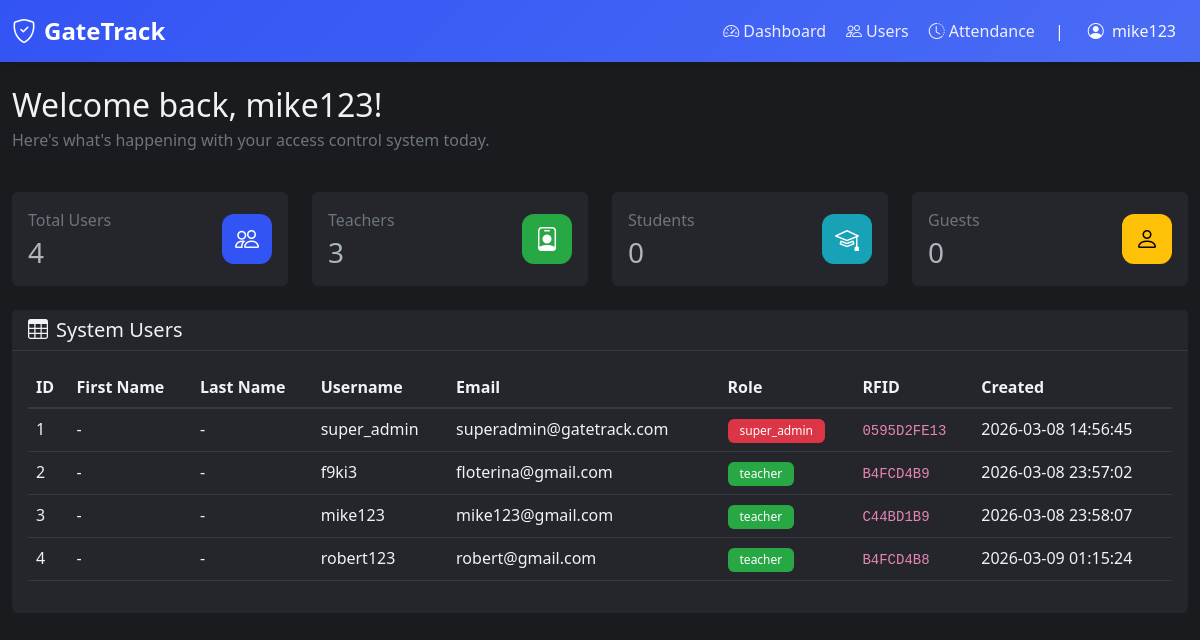
/dashboard (signed in), run on an earlier commit of the app's database.
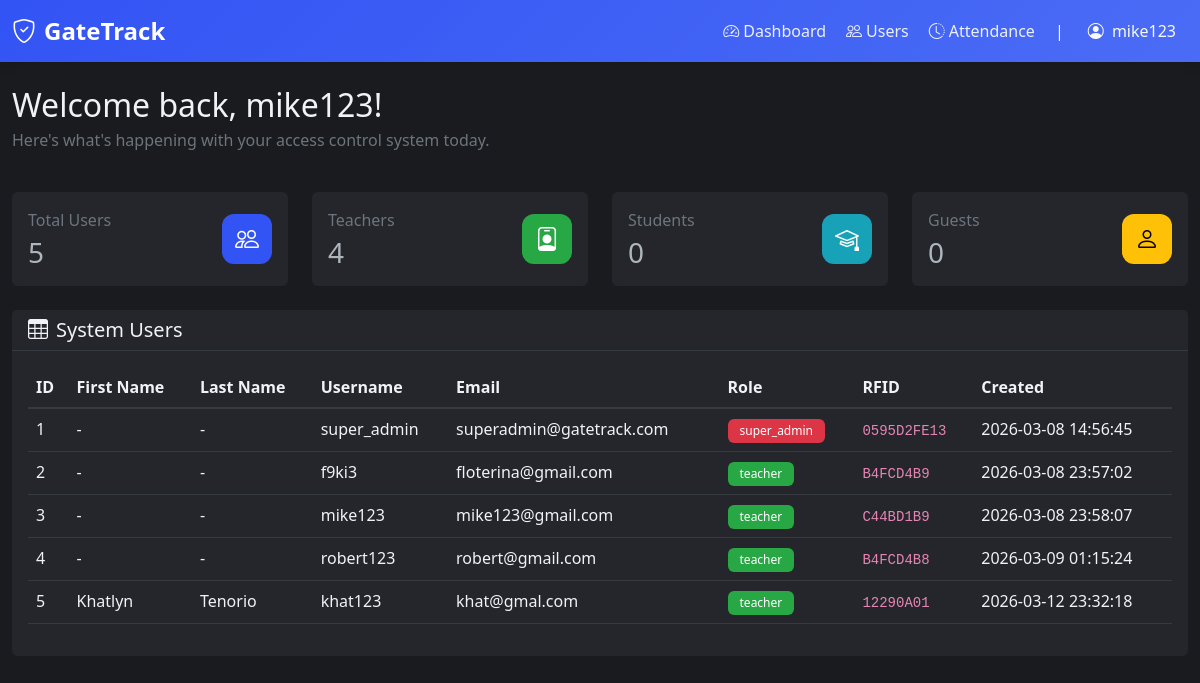
And on a later commit of the database.
### tables this page shows
CREATE TABLE "users" (id INTEGER NOT NULL, username VARCHAR(80), email VARCHAR(120) NOT NULL, password VARCHAR(200), contact VARCHAR(20), gender VARCHAR(10), role VARCHAR(20) NOT NULL, created_at DATETIME, rfid TEXT, first_name VARCHAR(50), last_name VARCHAR(50), PRIMARY KEY (id), UNIQUE (email));

### app.py (the view)
@app.route('/dashboard')
@login_required
def dashboard():
    user_count = get_user_count_by_role()
    teacher_count = get_user_count_by_role('teacher')
    student_count = get_user_count_by_role('student')
    guest_count = get_user_count_by_role('guest')
    users = get_all_users()
    return render_template(
        'dashboard.html',
        user_count=user_count,
        teacher_count=teacher_count,
        student_count=student_count,
        guest_count=guest_count,
        users=users
    )

### app.py (called while the page is built)
def get_connection():
    conn = sqlite3.connect(DB_PATH)
    conn.row_factory = sqlite3.Row
    return conn

def get_all_users():
    conn = get_connection()
    cursor = conn.cursor()
    cursor.execute('SELECT * FROM users ORDER BY id')
    users = cursor.fetchall()
    conn.close()
    return users

def get_user_count_by_role(role=None):
    conn = get_connection()
    cursor = conn.cursor()
    if role:
        cursor.execute('SELECT COUNT(*) FROM users WHERE role = ?', (role,))
    else:
        cursor.execute('SELECT COUNT(*) FROM users')
    count = cursor.fetchone()[0]
    conn.close()
    return count

def login_required(f):
    @wraps(f)
    def decorated_function(*args, **kwargs):
        if 'user_id' not in session:
            flash('Please log in to access this page.', 'error')
            return redirect(url_for('login'))
        return f(*args, **kwargs)
    return decorated_function

### templates/dashboard.html (shortened to what this page needs)
{% extends "nav.html" %} {% block title %}Dashboard - GateTrack{% endblock %}  {% block content %}
<div class="row mb-4">
  <div class="col-12">
    <h2 class="mb-1">
      Welcome back, {{ session.get('username') or session.get('email') }}!
    </h2>
    <p class="text-secondary">
      Here's what's happening with your access control system today.
    </p>
  </div>
</div>
<div class="row mb-4">
  <div class="col-6 col-md-3">
    <div class="card stats-card">
      <div class="card-body">
        <div class="d-flex justify-content-between align-items-center">
          <div>
            <p class="text-secondary mb-1">Total Users</p>
            <h3 class="mb-0">{{ user_count }}</h3>
          </div>
          <div class="stats-icon bg-primary">
            <i class="bi bi-people fs-4"></i>
          </div>
        </div>
      </div>
    </div>
  </div>
  <div class="col-6 col-md-3">
    <div class="card stats-card">
      <div class="card-body">
        <div class="d-flex justify-content-between align-items-center">
          <div>
            <p class="text-secondary mb-1">Teachers</p>
            <h3 class="mb-0">{{ teacher_count }}</h3>
          </div>
          <div class="stats-icon bg-success">
            <i class="bi bi-person-badge fs-4"></i>
          </div>
        </div>
      </div>
    </div>
  </div>
  <div class="col-6 col-md-3">
    <div class="card stats-card">
      <div class="card-body">
        <div class="d-flex justify-content-between align-items-center">
          <div>
            <p class="text-secondary mb-1">Students</p>
            <h3 class="mb-0">{{ student_count }}</h3>
          </div>
          <div class="stats-icon bg-info">
            <i class="bi bi-mortarboard fs-4"></i>
          </div>
        </div>
      </div>
    </div>
  </div>
  <div class="col-6 col-md-3">
    <div class="card stats-card">
      <div class="card-body">
        <div class="d-flex justify-content-between align-items-center">
          <div>
            <p class="text-secondary mb-1">Guests</p>
            <h3 class="mb-0">{{ guest_count }}</h3>
          </div>
          <div class="stats-icon bg-warning">
            <i class="bi bi-person fs-4"></i>
          </div>
        </div>
      </div>
    </div>
  </div>
</div>
<div class="row">
  <div class="col-12">
    <div class="card">
      <div
        class="card-header d-flex justify-content-between align-items-center"
      >
        <h5 class="mb-0"><i class="bi bi-table me-2"></i>System Users</h5>
      </div>
      <div class="card-body">
        <div class="table-responsive">
          <table class="table table-hover">
            <thead>
              <tr>
                <th>ID</th>
                <th>First Name</th>
                <th>Last Name</th>
                <th>Username</th>
                <th>Email</th>
                <th>Role</th>
                <th>RFID</th>
                <th>Created</th>
              </tr>
            </thead>
            <tbody>
              {% for user in users %}
              <tr>
                <td>{{ user.id }}</td>
                <td>{{ user.first_name or '-' }}</td>
                <td>{{ user.last_name or '-' }}</td>
                <td>{{ user.username or '-' }}</td>
                <td>{{ user.email }}</td>
                <td>
                  {% if user.role == 'super_admin' %}
                  <span class="badge bg-danger">{{ user.role }}</span>
                  {% elif user.role == 'teacher' %}
                  <span class="badge bg-success">{{ user.role }}</span>
                  {% elif user.role == 'student' %}
                  <span class="badge bg-info">{{ user.role }}</span>
                  {% else %}
                  <span class="badge bg-warning">{{ user.role }}</span>
                  {% endif %}
                </td>
                <td><code>{{ user.rfid or 'N/A' }}</code></td>
                <td>{{ user.created_at }}</td>
              </tr>
              {% endfor %}
            </tbody>
          </table>
        </div>
      </div>
    </div>
  </div>
</div>
{% endblock %}

What changed in the data, as far as the page shows it:
added users: id "5", first_name "Khatlyn", last_name "Tenorio", username "khat123", email "khat@gmal.com", role "teacher", rfid "12290A01", created_at "2026-03-12 23:32:18"
Also different on the page:
{{ user_count }}: "4" → "5"
{{ teacher_count }}: "3" → "4"
